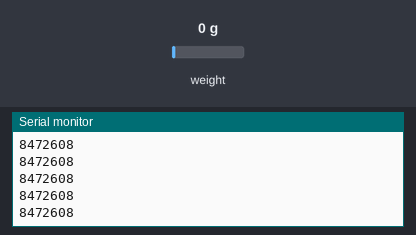
A sketch run on a simulated Arduino Uno, built with avr-gcc and run on an emulated ATmega328P. Parts: the last lines printed to the serial monitor. Wiring (inferred from the names in the program): HX711 load-cell converter: data pin 2; SCK pin 3. The test bench sets the inputs (shaded band); at power-on: weight on the scale 0 g.

Above: at 1.2 s.
1.3 s: weight on the scale set to 100 g
At 1.31 s:
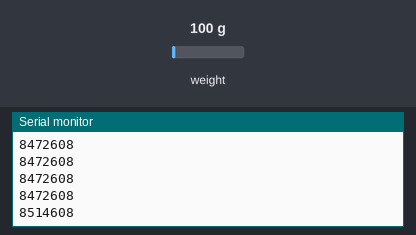
2.8 s: weight on the scale set to 1250 g
At 2.82 s:
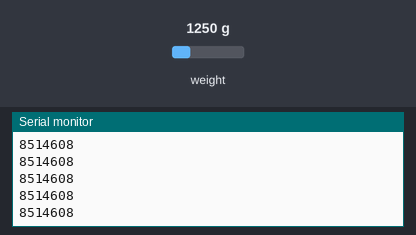
Timing chart, 0 to 5.8 s (numbered marks = the images above; inputs shaded):
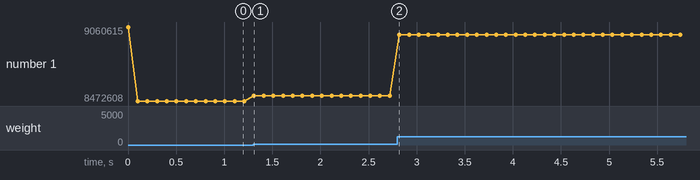

Measured:
- after the input at 1.3 s, the serial monitor: prints a new line at once (image 1)
- plotted number 1: 8472608 → 8514608 after the input at 1.3 s, 8514608 → 8997608 after the input at 2.8 s

The sketch:

hx710b.ino
```cpp
const int HX_OUT_PIN = 2; // Connect HX710B 'OUT' pin to Arduino pin 2
const int HX_SCK_PIN = 3; // Connect HX710B 'SCK' pin to Arduino pin 3

enum HX_MODE { NONE, DIFF_10Hz, TEMP_40Hz, DIFF_40Hz};
const byte HX_MODE = DIFF_40Hz; // Change mode here

void setup() {
  pinMode(HX_SCK_PIN, OUTPUT);
  pinMode(HX_OUT_PIN, INPUT);
  Serial.begin(9600);
}

void loop() {
  Serial.println(ReadCount());
}

unsigned long ReadCount() {

  // pulse clock to set the mode for next reading
  for (char i = 0; i < HX_MODE; i++) {
    digitalWrite(HX_SCK_PIN, HIGH);
    digitalWrite(HX_SCK_PIN, LOW);
  }

  // wait for reading to finish
  while (digitalRead(HX_OUT_PIN)) {}

  // read the 24-bit value
  byte data[3];
  for (byte j = 3; j--;) {
    data[j] = shiftIn(HX_OUT_PIN, HX_SCK_PIN, MSBFIRST);
  }
  data[2] ^= 0x80;  // flip the out of range error bit

  // convert the 3 bytes to a long integer
  long result;
  result += (long)data[2] << 16;
  result += (long)data[1] << 8;
  result += (long)data[0];

  return result;
}
```
